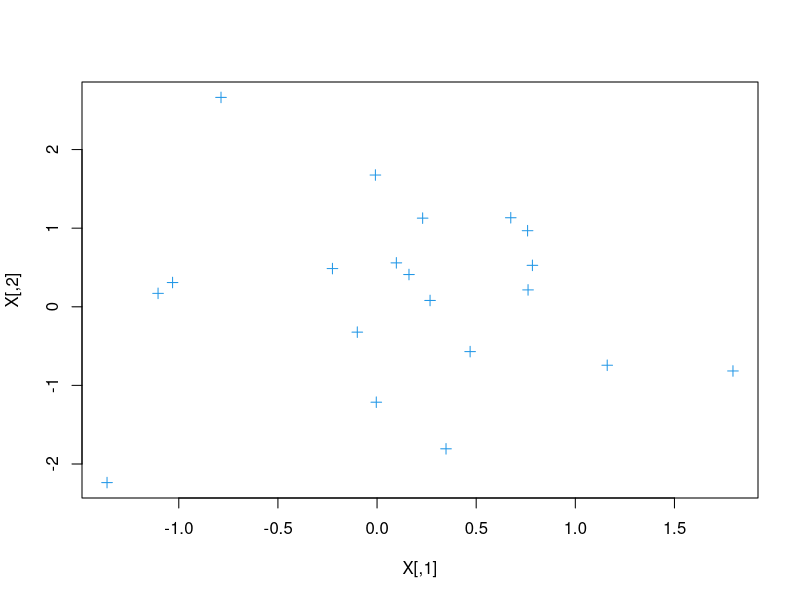

R code for this plot:
# demonstration of computation of finding the "maximum-margin" 
# separating hyperplane of # linearly separable two-class dataset

library("quadprog");  # we do this by quadratic programming and need library

w = rnorm(2);  # choose a random weight vector (unknown to us)
b = rnorm(1);  # choose the b offset (also unknown)
N = 20;       # number of observations
X = matrix(0,nrow = N, ncol = 2);  #  the data matrix of predictors
y = rep(0,N);  # the vector of {-1,1} elements giving classes 
for (i in 1:N) {  # generate the data
  X[i,]  = rnorm(2);  # choose each predictor vector randomly
  y[i] = sign(t(w) %*% X[i,] + b)  # choose data to be linearly separable
  # note that our choice of the class is forced here if we want
  # to be sure the classes are linearly separable.  
  # we should expect that there are other separating hyperplanes than
  # the one defined by our choice of w and b
}
plot(X,pch=(y+2),col=(y+3),cex=1)   # observe data 


# now we want to phrase the problem as quadratic programming.  
# the generic formulation is: 
#  minimize x^t D x + d^t x s.t. A x >= b
# where 
#  x is a k-vector 
#  D is kxk matrix
#  d is k-vector
#  A is Nxk matrix
#  b is  N-vector
#
# We showed that "our" QP problem can be written out in this form where
#
# D is 0-1 matrix with only the first two diagonal elements 1
# d is 0
# The first two columns of A are the X matrix with sign flips according to y
# and the last column is y
# b is a vector of 1's

# construct the corresponding elements: D,d, A, b

D = diag(3);
D[3,3] = .001;  # first two components are the w elements and last one b
# minor kludge here,  need a positive definite matrix so add a small
# value for the last diagonal element
d = rep(0,3);
A = cbind(X*y,y);
b = rep(1,N)
result = solve.QP(D,d,t(A),b);  # painless QP result from package!!

what = result$solution[1:2];  # margin-maximizing w
bhat = result$solution[3];    # margin-maximizing b
abline(-bhat/what[2],-what[1]/what[2]);  # draw the separating line
# abline gives line in mx+b form so need to transform our line represention
# which is w^t x b = w_1 x + w_2 y + b = 0 to 
# y = -w_1/w_2 x - b/w_2